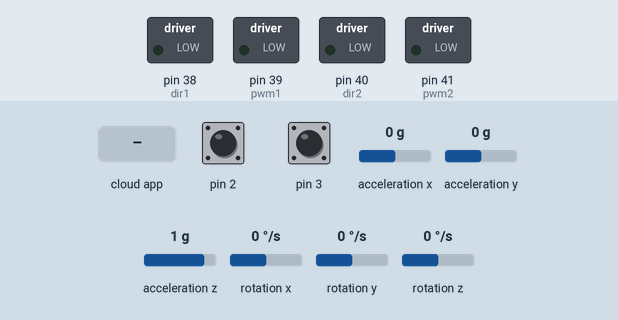
The sketch below on a simulated Arduino Mega 2560, built with avr-gcc and run on an emulated ATmega2560. Shown: switched loads named in the sketch (green lamp = pin HIGH). The inputs (shaded band) are chosen by the test bench; at power-on: pin 2 HIGH, pin 3 HIGH, acceleration x 0 g, acceleration y 0 g, acceleration z 1 g, rotation x 0 °/s, rotation y 0 °/s, rotation z 0 °/s. The ROS host is connected and sends only what is stated.

Above: at 1.2 s.
1.3 s: the phone or cloud app sets linear.x to -100
At 2.7 s:
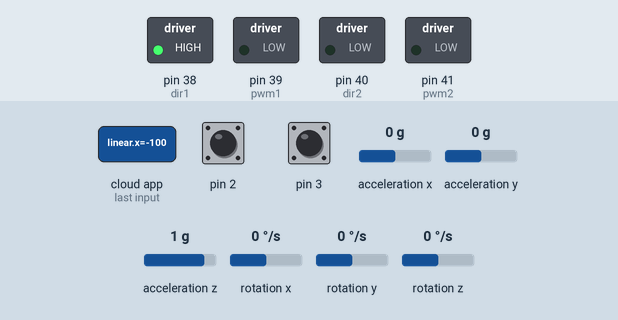
4.3 s: the phone or cloud app sets angular.z to -100
7.3 s: the phone or cloud app sets linear.x to 0
At 8.2 s:
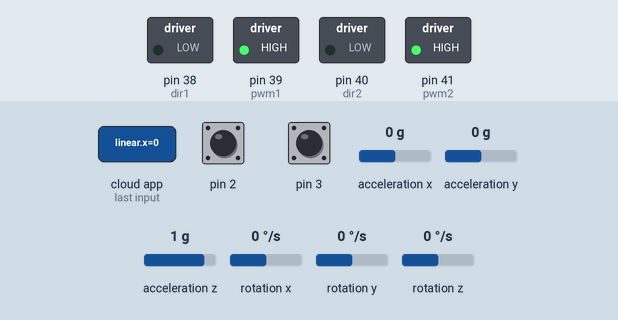
8.8 s: the phone or cloud app sets angular.z to 100
At 9.8 s:
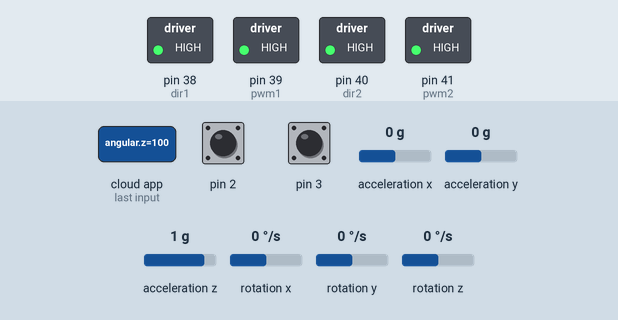
10.3 s: the phone or cloud app sets linear.x to 100
At 11.4 s:
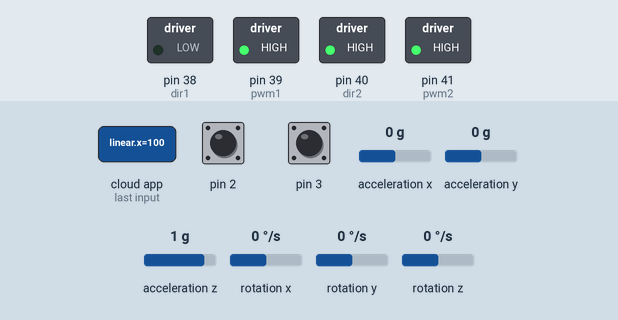
13.3 s: the phone or cloud app sets linear.x to -100
At 13.46 s:
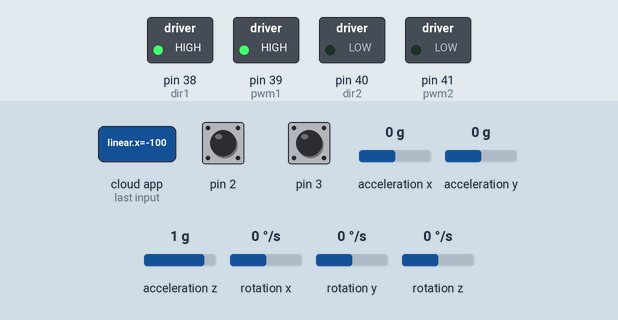
Timing chart, 0 to 16.1 s (numbered marks = the images above; inputs shaded):
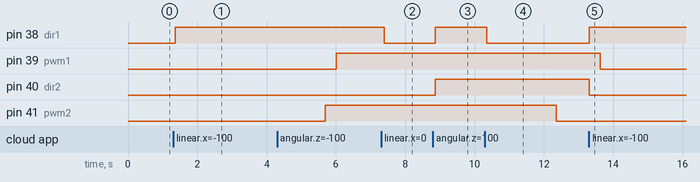

The sketch:

Code_Car_Twofuntion.ino
```cpp
#include <ros.h>
#include <std_msgs/String.h>
#include <geometry_msgs/Twist.h>
#include <stdlib.h>
#include "I2Cdev.h"
#include "MPU6050.h"
#include "Wire.h"
#include <PS2X_lib.h>

MPU6050 accelgyro;
PS2X ps2x; // Create PS2 Controller Object

int16_t ax, ay, az;
int16_t gx, gy, gz;
int OdomCount = 0;
int OdomWait = 3;
static const float GYRO_SENS = 160;
int LMotor = 1;
int RMotor = 0;
bool left_forward;
bool right_forward;
int MotorNum[2] = {LMotor, RMotor};
double Vels[2] = {0, 0};
int CVEL[2] = {0, 0};
int Mspeeds[2] = {0, 0};
double WCS[2] = {0, 0};
long EncoderVal[2] = {0, 0};
double DDis[2] = {0, 0};
long Time[2] = {0, 0};
float WheelSeparation = 0.24;
float WheelDiameter = 0.07;
int TPR = 700;
volatile int counterL = 0;
volatile int counterR = 0;
int AccParam = 3;
int dir;
int bot_vel;
int count = 0;
int dir1 = 38, pwm1 = 39, dir2 = 40, pwm2 = 41;
int motor_speed_l, motor_speed_r;
ros::NodeHandle nh;
geometry_msgs::Twist odom_msg;
ros::Publisher Pub("ard_odom", &odom_msg);

void countL()
{
  if (WCS[0] > 0)
    counterL++;
  else
    counterL--;
}

void countR()
{
  if (WCS[1] > 0)
    counterR++;
  else
    counterR--;
}

void forward()
{
  digitalWrite(dir1, 0);
  digitalWrite(dir2, 1);
  dir = 0;
}

void backward()
{
  digitalWrite(dir1, 1);
  digitalWrite(dir2, 0);
  dir = 1;
}

void left()
{
  digitalWrite(dir1, 0);
  digitalWrite(dir2, 0);
  dir = 2;
}

void right()
{
  digitalWrite(dir1, 1);
  digitalWrite(dir2, 1);
  dir = 3;
}

void stop()
{
  analogWrite(pwm1, 0);
  analogWrite(pwm2, 0);
}

void velCallback(const geometry_msgs::Twist &CVel)
{
  double vel_x = CVel.linear.x;
  double vel_th = CVel.angular.z;
  double right_vel = 0.0;
  double left_vel = 0.0;

  if (vel_x == 0)
  {
    right_vel = vel_th * WheelSeparation / 2.0;
    left_vel = (-1) * right_vel;
  }
  else if (vel_th == 0)
  {
    left_vel = right_vel = vel_x;
  }
  else
  {
    left_vel = vel_x - vel_th * WheelSeparation / 2.0;
    right_vel = vel_x + vel_th * WheelSeparation / 2.0;
  }

  WCS[0] = left_vel;
  WCS[1] = right_vel;
}

ros::Subscriber<geometry_msgs::Twist> sub("cmd_vel", &velCallback);

double MWS[2] = {0, 0};

double CorrectedSpeed(int M, double CVel)
{
  if (Time[0] == 0 && Time[1] == 0)
  {
    Time[0] = millis();
    Time[1] = millis();
    return 0;
  }

  if (M == 0)
  {
    EncoderVal[0] = counterL;
    counterL = 0;
  }
  if (M == 1)
  {
    EncoderVal[1] = counterR;
    counterR = 0;
  }

  long T = millis();
  int DTime = T - Time[M];
  Time[M] = T;

  DDis[M] = TicksToMeters(EncoderVal[M]);

  double EVel = (DDis[M] / DTime) * 1000;

  Vels[M] = EVel;

  EVel = abs(EVel);
  CVel = abs(CVel);

  double dif = EVel - CVel;

  MWS[M] = MWS[M] - (dif * (AccParam));

  if (MWS[M] < 0)
    MWS[M] = 0;

  if (CVel == 0)
    MWS[M] = 0;

  CVEL[M] = MWS[M];

  return MWS[M];
}

double TicksToMeters(int Ticks)
{
  return (Ticks * 3.14 * WheelDiameter) / TPR;
}

void MotorWrite()
{
  int DIR;
  int min_speed;

  for (int i = 0; i < 2; i++)
  {
    double MSpeed = CorrectedSpeed(i, WCS[i]);

    if (i == 0)
      motor_speed_l = MSpeed;
    else if (i == 1)
      motor_speed_r = MSpeed;
  }
  motorGo(motor_speed_l, motor_speed_r);
}

void motorGo(uint8_t l, uint8_t r)
{

  if (WCS[0] > 0 && WCS[1] > 0)
  {
    forward();
    if (WCS[0] == WCS[1])
    {
      analogWrite(pwm1, l);
      analogWrite(pwm2, l);
    }
    else
    {
      analogWrite(pwm1, l);
      analogWrite(pwm2, r);
    }
  }
  else if (WCS[0] < 0 && WCS[1] < 0)
  {
    backward();
    if (WCS[0] == WCS[1])
    {
      analogWrite(pwm1, l);
      analogWrite(pwm2, l);
    }
    else
    {
      analogWrite(pwm1, l);
      analogWrite(pwm2, r);
    }
  }
  else if (WCS[0] > 0 && WCS[1] < 0)
  {
    left();
    analogWrite(pwm1, l);
    analogWrite(pwm2, l);
  }
  else if (WCS[0] < 0 && WCS[1] > 0)
  {
    right();
    analogWrite(pwm1, l);
    analogWrite(pwm2, l);
  }
  else
  {
    analogWrite(pwm1, l);
    analogWrite(pwm2, r);
  }
}

void setup()
{
  nh.initNode();
  nh.advertise(Pub);
  nh.subscribe(sub);

  pinMode(38, OUTPUT);
  pinMode(39, OUTPUT);
  pinMode(40, OUTPUT);
  pinMode(41, OUTPUT);
  pinMode(2, INPUT_PULLUP);
  pinMode(3, INPUT_PULLUP);
  attachInterrupt(digitalPinToInterrupt(2), countL, RISING);
  attachInterrupt(digitalPinToInterrupt(3), countR, RISING);

  Wire.begin();
  accelgyro.initialize();
  ps2x.config_gamepad(13, 11, 10, 12); // PS2 Controller setup
}

void loop()
{
  int imu;
  nh.spinOnce();

  if (OdomCount > OdomWait)
  {
    odom_msg.linear.x = Vels[0];
    odom_msg.linear.y = Vels[1];
    accelgyro.getMotion6(&ax, &ay, &az, &gx, &gy, &gz);

    if (Vels[0] == 0 and Vels[1] == 0)
    {
      odom_msg.linear.z = 0;
    }
    else
    {
      imu = (int)(gz / GYRO_SENS) + 1;
      if (imu > 0)
        imu += 10;
      else if (imu < 0)
        imu -= 10;

      odom_msg.linear.z = imu;
    }
    Pub.publish(&odom_msg);
  }
  else
    OdomCount++;

  MotorWrite();

  // PS2 Controller Handling
  ps2x.read_gamepad(); // Corrected: Remove the assignment

  if (ps2x.ButtonPressed(PSB_START))
  {
    // Toggle control mode between joystick and your existing code
    // Implement your switching logic here
    // For example, you can use a global variable to keep track of the control mode
    // and switch between joystick control and other control based on the variable's value.
  }

  // Handle joystick input to control the robot
  int joyX = ps2x.Analog(PSS_LX);
  int joyY = ps2x.Analog(PSS_LY);

  // Implement your joystick control logic here
  // You can use joyX and joyY to determine the joystick position and control the robot accordingly.
  // For example, you can use joyX for left/right motion and joyY for forward/backward motion.

  delay(100); // Delay to control the update rate
}
```

Measured:
- after the input at 1.3 s, pin 38 (dir1): LOW → HIGH after 0.06 s
- after the input at 7.3 s, pin 38 (dir1): HIGH → LOW after 0.09 s
- after the input at 8.8 s, pin 38 (dir1), pin 40 (dir2): LOW → HIGH after 0.07 s
- after the input at 10.3 s, pin 38 (dir1): HIGH → LOW after 0.05 s; pin 41 (pwm2): HIGH → LOW after 2.1 s
- after the input at 13.3 s, pin 38 (dir1): LOW → HIGH at once; pin 40 (dir2): HIGH → LOW at once
